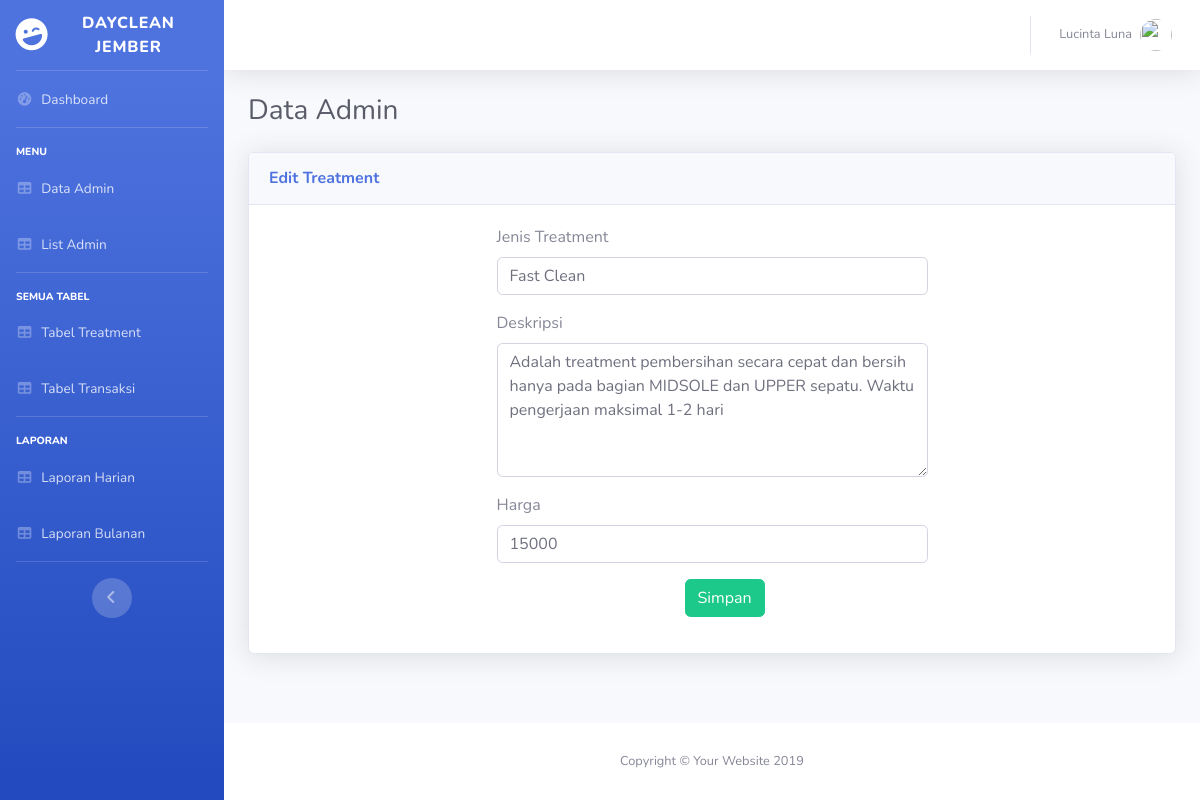
Screenshot of /admin/treatment/edit/2 with the database file from the repository.
### tables this page shows
CREATE TABLE `treatment` (
  `id_treatment` int(3) NOT NULL,
  `nama_treatment` varchar(15) NOT NULL,
  `deskripsi` text NOT NULL,
  `harga` int(8) NOT NULL
);

### application/controllers/admin/treatment.php (called while the page is built, shortened)
<?php
class treatment extends CI_Controller {
	function __construct()
		{
			$this->load->model("m_treatment");
		}
	function edit($id_treatment)
		{
			$where = array('id_treatment'=>$id_treatment);
			$data['ubahTreatment'] = $this->m_treatment->edit_treatment($where,'treatment')->result();
			$this->load->view('admin/editTreatment',$data);
		}
}

### index.php (called while the page is built, shortened)
<?php
require_once BASEPATH.'core/CodeIgniter.php';

### application/models/m_treatment.php (called while the page is built, shortened)
<?php
	class m_treatment extends CI_Model
	{
		function edit_treatment($where,$table)
		{
			return $this->db->get_where($table,$where);
		}
	}
?>

### application/views/admin/editTreatment.php (the view, shortened to what this page needs)
<!DOCTYPE html>
<html lang="en">
<head>
</head>
<body id="page-top">
  <div id="wrapper">
    <div id="content-wrapper" class="d-flex flex-column">
      <div id="content">
        <div class="container-fluid">
          <div class="d-sm-flex align-items-center justify-content-between mb-4">
            <h1 class="h3 mb-0 text-gray-800">Data Admin</h1>
          </div>
          <div class="row">
            <div class="col-lg-12">
                <div class="card shadow mb-4">
                  <div class="card-header py-3">
                    <h6 class="m-0 font-weight-bold text-primary">Edit Treatment</h6>
                  </div>
                  <div class="card-body">
                    <div class="row justify-content-center">
                      <div class="col-lg-6">
                      <?php foreach($ubahTreatment as $row){?>
                        <form action="<?php echo base_url().'admin/treatment/aksi_editTreatment'; ?>" method="POST" enctype="multipart/form-data">
                          <div class="form-group">
                              <label for="exampleFormControlInput1">Jenis Treatment</label>
                              <input type="text" name="nama_treatment" class="form-control" id="exampleFormControlInput1" placeholder="" value="<?php echo $row->nama_treatment?>" required>
                          </div>
                          <div class="form-group">
                              <label for="exampleFormControlInput1">Deskripsi</label>
                              <textarea name="deskripsi" class="form-control" rows="5" required><?php echo $row->deskripsi ?></textarea>
                          </div>
                          <div class="form-group">
                              <label for="exampleFormControlInput1">Harga</label>
                              <input type="text" name="harga" class="form-control" id="exampleFormControlInput1" placeholder="" value="<?php echo $row->harga?>" required>
                          </div>
                        <div class="form-group row">
                            <button type="submit" class="btn btn-success" value="simpan" name="save" style="margin-left: 200px;">Simpan</button>
                        </div>
                        </form>
                        <?php } ?>
                      </div>
                    </div>
                  </div>
                </div>
            </div>
          </div>
        </div>
      </div>
    </div>
  </div>
</body>
</html>

### rows the page displays
treatment: nama_treatment "Fast Clean", deskripsi "Adalah treatment pembersihan secara cepat dan bersih hanya pada bagian MIDSOLE dan UPPER sepatu. Waktu pengerjaan maksimal 1-2 hari", harga "15000"
